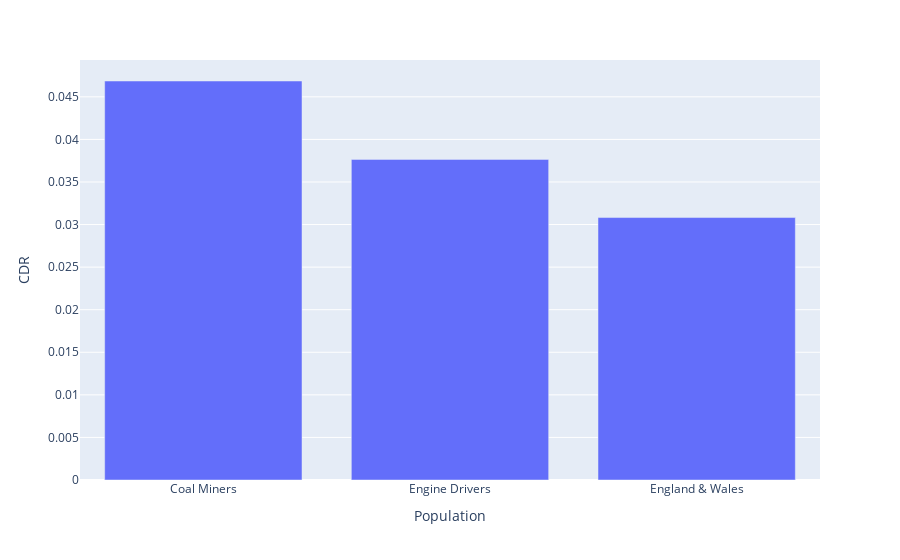

The code cell stored with this chart in its notebook:
### Markdown cell above
## Visualisation - plotly

### Code cell
# bar chart showing the CDR
data_1_cdr = data_1.loc[data_1['age'] == 'total', ['coal_cdr', 'engine_cdr', 'ew_cdr']].transpose().reset_index()
data_1_cdr.columns = ['Population', 'CDR']

fig = px.bar(data_1_cdr, x='Population', y='CDR')
fig.update_xaxes(tickvals=data_1_cdr['Population'], ticktext=['Coal Miners', 'Engine Drivers', 'England & Wales'])
fig.show()

### Figure 1 — Plotly figure (JSON) as saved in the notebook; plotly's stock layout.template omitted (floating-point values rounded to 4 significant figures)
{"data": [{"alignmentgroup": "True", "hovertemplate": "Population=%{x}<br>CDR=%{y}<extra></extra>", "legendgroup": "", "marker": {"color": "#636efa", "pattern": {"shape": ""}}, "name": "", "offsetgroup": "", "orientation": "v", "showlegend": false, "textposition": "auto", "x": ["coal_cdr", "engine_cdr", "ew_cdr"], "xaxis": "x", "y": [0.04686, 0.03766, 0.03082], "yaxis": "y", "type": "bar"}], "layout": {"xaxis": {"anchor": "y", "domain": [0.0, 1.0], "title": {"text": "Population"}, "tickvals": ["coal_cdr", "engine_cdr", "ew_cdr"], "ticktext": ["Coal Miners", "Engine Drivers", "England & Wales"]}, "yaxis": {"anchor": "x", "domain": [0.0, 1.0], "title": {"text": "CDR"}}, "legend": {"tracegroupgap": 0}, "margin": {"t": 60}, "barmode": "relative"}}
